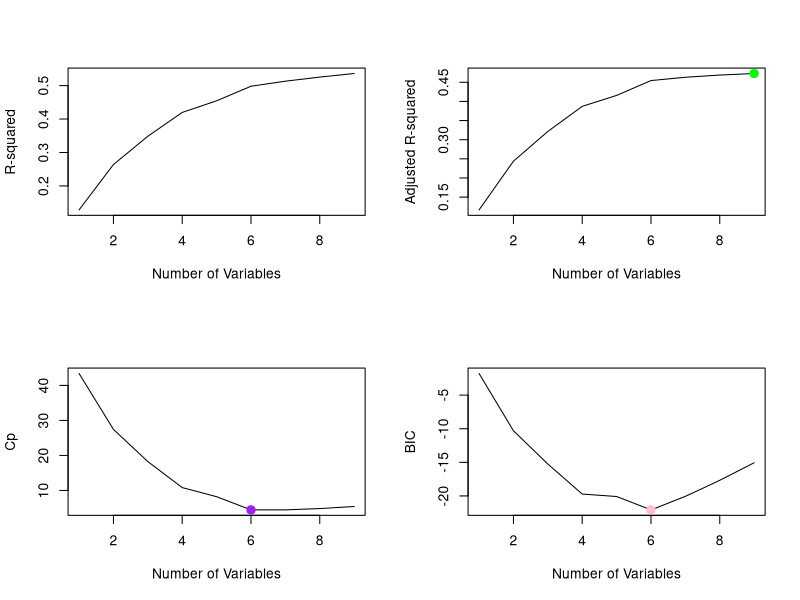
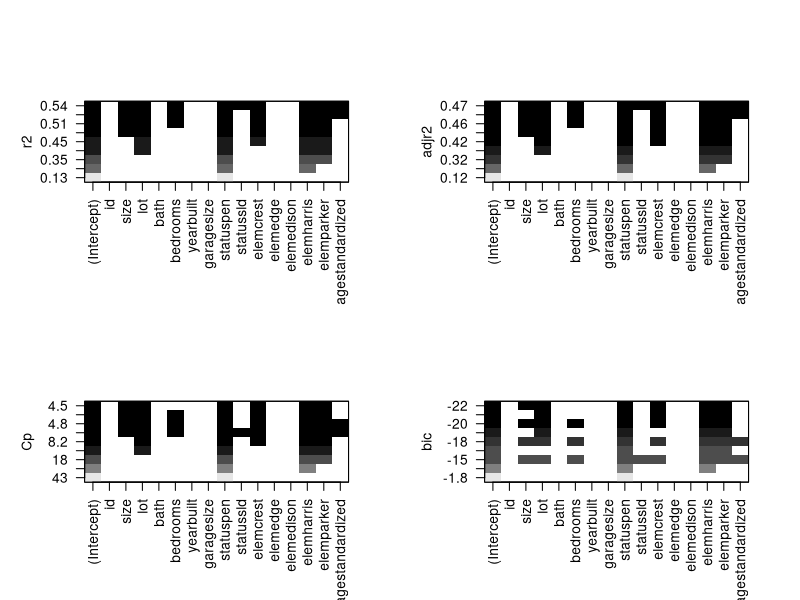
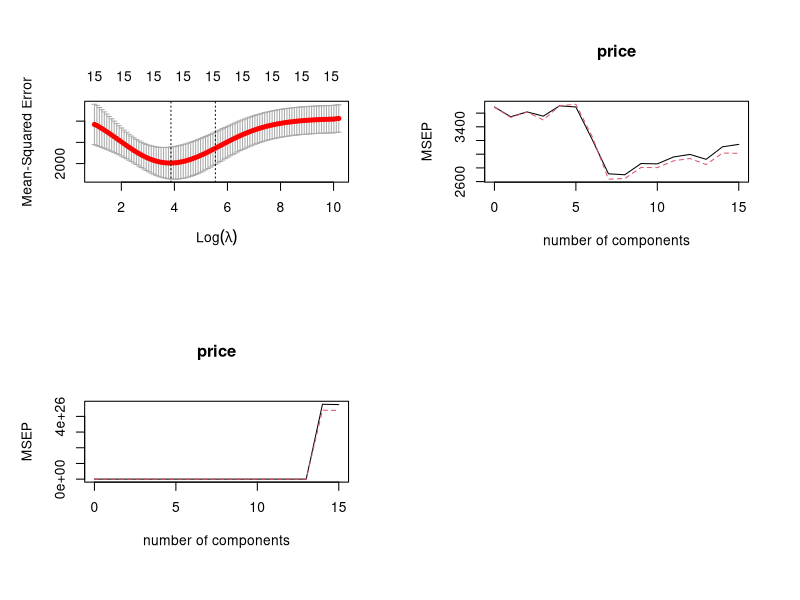

Reproduce these figures in R, in order.
## ---- chunk 1
knitr::opts_chunk$set(echo = TRUE, messages = FALSE, warning = FALSE)
library(readxl)
library(tidyverse)
library(leaps)
library(glmnet)
library(pls)
## ---- chunk 2
# automatically create a bib database for R packages
knitr::write_bib(c(
  .packages(), 'bookdown', 'knitr', 'rmarkdown', 'tidyverse', 'base', 'readxl',
  'corrplot'
), 'packages.bib')
## ---- chunk 3
house <- read_xlsx("Housing.xlsx")
## ---- chunk 4
#Final Model from Project 1
model1 <- lm(price ~ bedrooms + bath + garagesize + status + 
                       elem + size + lot + bedrooms:bath, house)
summary(model1)
## ---- chunk 5
names(house)
dim(house)
sum(is.na(house))
## ---- chunk 6
reg.fit.full <- regsubsets(price ~ ., data=house, method="forward", really.big = TRUE)
reg.summary <- summary(reg.fit.full)
reg.summary
names(reg.summary)
## ---- chunk 7
reg.summary$rsq
## ---- chunk 8
reg.summary$bic

par(mfrow=c(2,2))
plot(reg.summary$rsq, xlab = "Number of Variables", ylab = "R-squared",type="l")
which.max(reg.summary$rsq)

plot(reg.summary$adjr2, xlab = "Number of Variables", ylab = "Adjusted R-squared",type="l")
which.max(reg.summary$adjr2)

points(9, reg.summary$adjr2[9], col = "green", cex = 2, pch = 20)

plot(reg.summary$cp, xlab = "Number of Variables", ylab = "Cp", type = "l")
which.min(reg.summary$cp)

points(6, reg.summary$cp[6], col = "purple", cex = 2, pch = 20)
which.min(reg.summary$bic)

plot(reg.summary$bic, xlab = "Number of Variables", ylab = "BIC", type = "l")

points(6, reg.summary$bic[6], col = "pink", cex = 2, pch = 20)
## ---- chunk 9
#view(house)
plot(reg.fit.full,scale="r2")
plot(reg.fit.full,scale="adjr2")
plot(reg.fit.full,scale="Cp")
plot(reg.fit.full,scale="bic")
coef(reg.fit.full, 9)
## ---- chunk 10
model2 <- lm(price ~ size + lot + bedrooms + garagesize + status + elem, data = house)
summary(model2)
## ---- chunk 11
set.seed(1)
index <- sample(nrow(house), nrow(house) * 0.50, replace = FALSE)

train <- house[index,]
test <- house[-index,]
## ---- chunk 12
reg.best <- regsubsets(price ~ size + lot + bath + bedrooms + agestandardized + garagesize + status + elem, data = train, nvmax = 13)
test.matrix <- model.matrix(price ~ size + lot + bath + bedrooms + agestandardized + garagesize + status + elem, data=test, nvmax = 13)


valid.errors <- rep(NA, 13)

i = 0
for(i in 1:13){
  coef.reg=coef(reg.best,id=i)
  pred=test.matrix[,names(coef.reg)]%*%coef.reg
  valid.errors[i] <- mean((test$price-pred)^2)
}

valid.errors
which.min(valid.errors) #Which model with the smallest error
## ---- chunk 13
reg.best <- regsubsets(price ~ size + lot + bath + bedrooms + agestandardized + garagesize + status + elem, data = house)
coef(reg.best,which.min(valid.errors))
## ---- chunk 14
model3 <- lm(price ~ size + lot + bedrooms + status + elem, data = house)
summary(model3)
## ---- chunk 15
train.x = model.matrix(price ~ ., train)
train.y = train$price
test.x = model.matrix(price ~ ., test)
test.y = test$price

set.seed(1)

cv.out = cv.glmnet(train.x, train.y, alpha = 0)
plot(cv.out)
## ---- chunk 16
bestlam = cv.out$lambda.min
bestlam

RidgeModel <- glmnet(train.x, train.y, alpha = 0, lambda = bestlam, thresh = 1e-12)
coef(RidgeModel)

model4 <- RidgeModel
## ---- chunk 17
set.seed(1)
pcr.fit=pcr(price ~ ., data=house,scale=TRUE,validation="CV")
pcr.min <- which.min(RMSEP(pcr.fit)$val[1,,]) - 1
validationplot(pcr.fit,val.type="MSEP")
## ---- chunk 18
set.seed(1)
pls.fit=plsr(price ~ ., data=house,subset = index ,scale=TRUE, validation="CV")
summary(pls.fit)
validationplot(pls.fit,val.type="MSEP")
## ---- chunk 19
Pred1 <- predict(model1, test)
Error1 <- mean((Pred1-test.y)^2)

Pred2 <- predict(model2, test)
Error2 <- mean((Pred2 - test.y)^2)

Pred3 <- predict(model3, test)
Error3 <- mean((Pred3 - test.y)^2)

Pred4 = predict(model4, s = bestlam, newx = test.x)
Error4 <- mean((Pred4-test.y)^2)

# We were stating PCR number of components, yet using the PLS model
# Pred5 = predict(pls.fit, test, ncomp = 1)
# Error5 <- mean((Pred5-test.y)^2) 

Pred5 = predict(pcr.fit, test, ncomp = 7)
Error5 <- mean((Pred5-test.y)^2)
 
cbind(Error1, Error2, Error3, Error4, Error5)
## ---- chunk 20
rsq = function (predicted, actual) {
  return(1 - (sum((predicted - actual) ^ 2)/sum((actual - mean(actual)) ^ 2) ))
}

RSQ1 <- rsq(Pred1, test.y)

RSQ2  <- rsq(Pred2, test.y)

RSQ3  <- rsq(Pred3, test.y)

RSQ4 <- rsq(Pred4, test.y)

RSQ5  <- rsq(Pred5, test.y)
cbind(RSQ1, RSQ2, RSQ3, RSQ4, RSQ5)
## ---- chunk 21
FinalModel <- lm(price ~ bedrooms + bath + garagesize + status + 
                       elem + size + lot + bedrooms:bath, house)
summary(FinalModel)
## ---- chunk 22
summary(model2)
